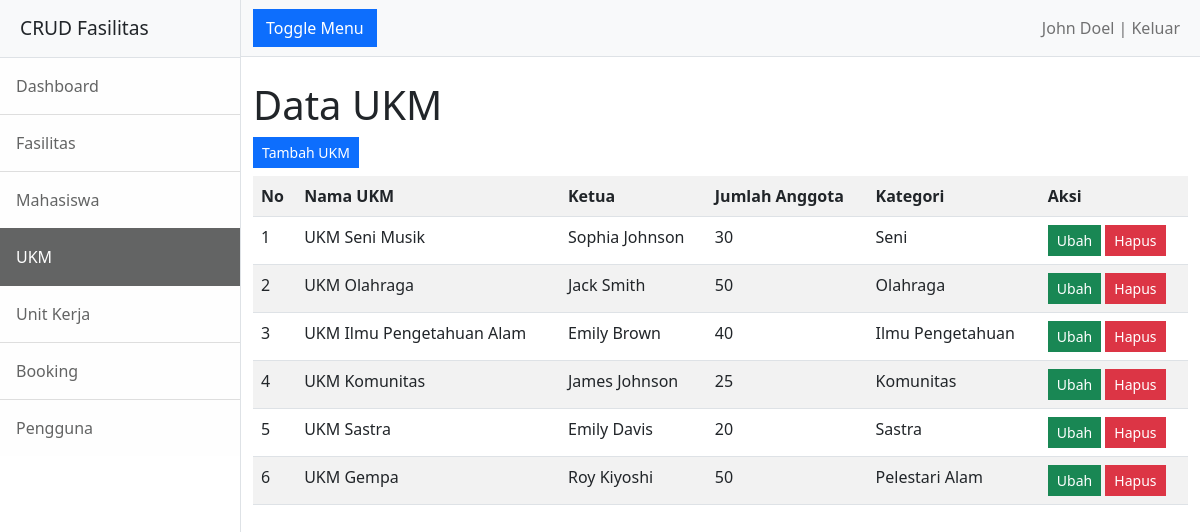
The page /ukm/index.php (signed in) on the database its author committed.
### tables this page shows
CREATE TABLE `ukm` (
  `id_ukm` int(11) NOT NULL,
  `nama_ukm` varchar(255) NOT NULL,
  `ketua` varchar(255) NOT NULL,
  `jumlah_anggota` int(11) NOT NULL,
  `kategori` varchar(255) NOT NULL
);

### ukm/functions.php (called while the page is built, shortened)
<?php
include '../conn.php';
function tampilUkm() {
    global $conn;
    $sql = "SELECT * FROM ukm";
    $result = mysqli_query($conn, $sql);
    return $result;
}

### ukm/index.php (the view, shortened to what this page needs)
<?php
include '../login_function.php';
?>
<!DOCTYPE html>
<html lang="en">
<head>
    <link href="../assets/css/styles.css" rel="stylesheet" />
</head>
<body>
    <div class="d-flex" id="wrapper">
        <div class="border-end bg-white" id="sidebar-wrapper">
            <div class="sidebar-heading border-bottom bg-light">CRUD Fasilitas</div>
            <div class="list-group list-group-flush">
                <a class="list-group-item list-group-item-action list-group-item-light p-3" href="../">Dashboard</a>
                <a class="list-group-item list-group-item-action list-group-item-light p-3" href="../fasilitas">Fasilitas</a>
                <a class="list-group-item list-group-item-action list-group-item-light p-3" href="../mahasiswa">Mahasiswa</a>
                <a class="list-group-item list-group-item-action list-group-item-light p-3 active" href="#">UKM</a>
                <a class="list-group-item list-group-item-action list-group-item-light p-3" href="../unit-kerja">Unit Kerja</a>
                <a class="list-group-item list-group-item-action list-group-item-light p-3" href="../booking">Booking</a>
                <?php if($_SESSION['role'] == 'admin'){?>
                <a class="list-group-item list-group-item-action list-group-item-light p-3" href="../pengguna">Pengguna</a>
                <?php } ?>
            </div>
        </div>
        <div id="page-content-wrapper">
            <nav class="navbar navbar-expand-lg navbar-light bg-light border-bottom">
                <div class="container-fluid">
                    <button class="btn btn-primary rounded-0" id="sidebarToggle">Toggle Menu</button>
                    <div class="collapse navbar-collapse" id="navbarSupportedContent">
                        <ul class="navbar-nav ms-auto mt-2 mt-lg-0">
                            <li class="nav-item"><a class="nav-link" href="../logout.php"><?= $_SESSION['name'];?> | Keluar</a></li>
                        </ul>
                    </div>
                </div>
            </nav>
            <div class="container-fluid">
                <h1 class="mt-4">Data UKM</h1>
                <a href="tambah.php" class="btn btn-sm btn-primary mb-2 rounded-0">Tambah UKM</a>
                <table class="table table-striped table-hover">
                    <tr>
                        <th>No</th>
                        <th>Nama UKM</th>
                        <th>Ketua</th>
                        <th>Jumlah Anggota</th>
                        <th>Kategori</th>
                        <th>Aksi</th>
                    </tr>
                    <?php
                        include 'functions.php';
                        $result = tampilUkm();
                        $i = 1;
                        while ($row = mysqli_fetch_assoc($result)) {
                    ?>
                    <tr>
                        <td><?= $i++; ?></td>
                        <td><?= $row['nama_ukm']; ?></td>
                        <td><?= $row['ketua']; ?></td>
                        <td><?= $row['jumlah_anggota']; ?></td>
                        <td><?= $row['kategori']; ?></td>
                        <td>
                            <a href="ubah.php?id_ukm=<?= $row['id_ukm']; ?>" class="btn btn-sm btn-success rounded-0">Ubah</a>
                            <a href="#" onclick="hapusUkm('<?= $row['id_ukm']; ?>')" class="btn btn-sm btn-danger rounded-0">Hapus</a>
                        </td>
                    </tr>
                    <?php
                    }
                    ?>
                </table>
            </div>
        </div>
    </div>
</body>
</html>

### rows shown on the page
ukm: nama_ukm "UKM Seni Musik", ketua "Sophia Johnson", jumlah_anggota "30", kategori "Seni"
ukm: nama_ukm "UKM Olahraga", ketua "Jack Smith", jumlah_anggota "50", kategori "Olahraga"
ukm: nama_ukm "UKM Ilmu Pengetahuan Alam", ketua "Emily Brown", jumlah_anggota "40", kategori "Ilmu Pengetahuan"
ukm: nama_ukm "UKM Komunitas", ketua "James Johnson", jumlah_anggota "25", kategori "Komunitas"
ukm: nama_ukm "UKM Sastra", ketua "Emily Davis", jumlah_anggota "20", kategori "Sastra"
ukm: nama_ukm "UKM Gempa", ketua "Roy Kiyoshi", jumlah_anggota "50", kategori "Pelestari Alam"

### other values the page prints
$_SESSION['name'] "John Doel"
